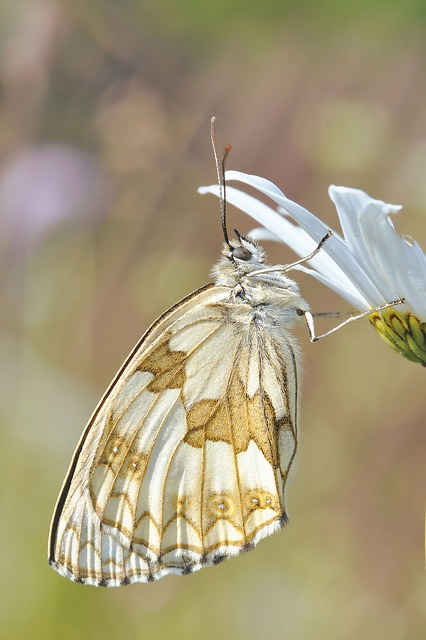
#> input picture Day 4/animal_classification/data/Animals-10/butterfly/butterfly (1).jpg, 426 x 640 px; its folder holds only this picture in this run
$ python train_model.py
#> lines starting #> are read from the running program, lines starting #| are printed output that depends on the picture
# training/train_model.py
"""
Train three classical ML models (LogisticRegression, KNN, GaussianNB)
on an ImageFolder-style dataset (each class in its own folder).
Saves models and a label mapping to ../app/models/
"""

import os
from pathlib import Path
from PIL import Image
import numpy as np
from sklearn.model_selection import train_test_split
from sklearn.preprocessing import StandardScaler
from sklearn.linear_model import LogisticRegression
from sklearn.neighbors import KNeighborsClassifier
from sklearn.naive_bayes import GaussianNB
from sklearn.metrics import classification_report, accuracy_score
import joblib
import argparse

# --- Config ---
IMG_SIZE = (64, 64)   # resize images to this size (you can increase)
DATA_DIR = Path("../data/Animals-10")  # expected data path (change if needed)
OUT_DIR = Path("../app/models")
OUT_DIR.mkdir(parents=True, exist_ok=True)

def load_dataset(root_dir: Path, img_size=(64,64), max_per_class=None):
#> called with img_size = (64, 64)
    X, y, classes = [], [], []
    class_dirs = [d for d in sorted(root_dir.iterdir()) if d.is_dir()]
    label_map = {}
    for idx, d in enumerate(class_dirs):
        label_map[idx] = d.name
        classes.append(d.name)
        images = list(d.glob("*"))
        if max_per_class:
            images = images[:max_per_class]
        for p in images:
            try:
                img = Image.open(p).convert("RGB")
#> img is the input picture: PIL image 426x640 RGB; mean R, G, B 165.2, 153.7, 122.3
                img = img.resize(img_size)
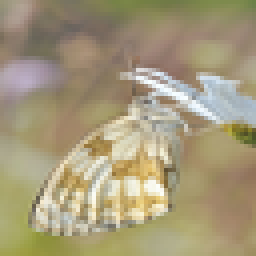
#> img: PIL image 64x64 RGB (shown 4 times larger); mean R, G, B 165.2, 153.7, 122.3
                arr = np.asarray(img).astype(np.float32) / 255.0  # normalize
                X.append(arr.flatten())
                y.append(idx)
            except Exception as e:
                print("skipping", p, "due to", e)
#> pass 2 of the loop in load_dataset, `for idx, d in enumerate(class_dirs):`:
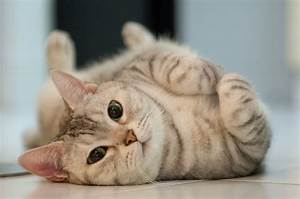
#> input picture Day 4/animal_classification/data/Animals-10/cat/cat (1).jpeg, 300 x 199 px
#> in load_dataset, img is the input picture: PIL image 300x199 RGB; mean R, G, B 151.6, 145.5, 134.5
#> in load_dataset, `img = img.resize(img_size)`:
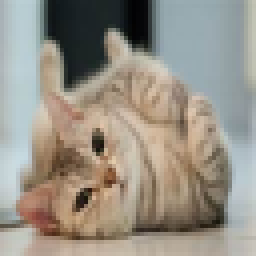
#> img: PIL image 64x64 RGB (shown 4 times larger); mean R, G, B 151.6, 145.5, 134.5
    X = np.array(X)
    y = np.array(y)
    return X, y, label_map

def main():
    parser = argparse.ArgumentParser()
    parser.add_argument("--data_dir", default=str(DATA_DIR))
    parser.add_argument("--img_size", type=int, nargs=2, default=list(IMG_SIZE))
    parser.add_argument("--test_size", type=float, default=0.2)
    parser.add_argument("--max_per_class", type=int, default=None)
    args = parser.parse_args()

    print("Loading dataset from", args.data_dir)
    X, y, label_map = load_dataset(Path(args.data_dir), tuple(args.img_size), args.max_per_class)
#> y = [0, 1]; label_map = {0: 'butterfly', 1: 'cat'}
    print("Loaded", X.shape[0], "images with shape", args.img_size)
#| Loaded 2 images with shape [64, 64]

#> (the run stopped early here; a loop or call above may not have finished)
